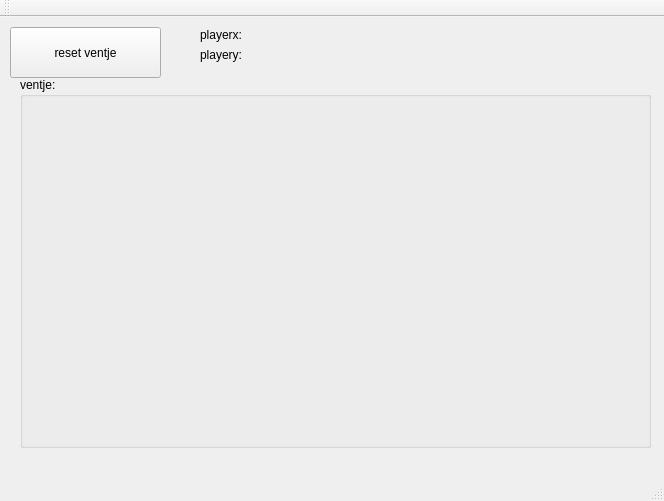
<?xml version="1.0" encoding="UTF-8"?>
<ui version="4.0">
 <class>MainWindow</class>
 <widget class="QMainWindow" name="MainWindow">
  <property name="geometry">
   <rect>
    <x>0</x>
    <y>0</y>
    <width>664</width>
    <height>501</height>
   </rect>
  </property>
  <property name="windowTitle">
   <string>MainWindow</string>
  </property>
  <widget class="QWidget" name="centralWidget">
   <widget class="QPushButton" name="pushButton">
    <property name="geometry">
     <rect>
      <x>10</x>
      <y>10</y>
      <width>151</width>
      <height>51</height>
     </rect>
    </property>
    <property name="text">
     <string>reset ventje</string>
    </property>
   </widget>
   <widget class="QLabel" name="lblx">
    <property name="geometry">
     <rect>
      <x>200</x>
      <y>10</y>
      <width>191</width>
      <height>16</height>
     </rect>
    </property>
    <property name="text">
     <string>playerx:</string>
    </property>
   </widget>
   <widget class="QLabel" name="lbly">
    <property name="geometry">
     <rect>
      <x>200</x>
      <y>30</y>
      <width>191</width>
      <height>16</height>
     </rect>
    </property>
    <property name="text">
     <string>playery:</string>
    </property>
   </widget>
   <widget class="QGroupBox" name="ventjeGroup">
    <property name="geometry">
     <rect>
      <x>20</x>
      <y>60</y>
      <width>631</width>
      <height>371</height>
     </rect>
    </property>
    <property name="title">
     <string>ventje:</string>
    </property>
   </widget>
  </widget>
  <widget class="QMenuBar" name="menuBar">
   <property name="geometry">
    <rect>
     <x>0</x>
     <y>0</y>
     <width>664</width>
     <height>22</height>
    </rect>
   </property>
  </widget>
  <widget class="QToolBar" name="mainToolBar">
   <attribute name="toolBarArea">
    <enum>TopToolBarArea</enum>
   </attribute>
   <attribute name="toolBarBreak">
    <bool>false</bool>
   </attribute>
  </widget>
  <widget class="QStatusBar" name="statusBar"/>
 </widget>
 <layoutdefault spacing="6" margin="11"/>
 <resources/>
 <connections/>
</ui>
